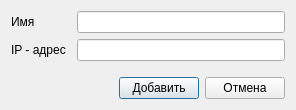
<?xml version="1.0" encoding="UTF-8"?>
<ui version="4.0">
 <class>AddContact</class>
 <widget class="QDialog" name="AddContact">
  <property name="geometry">
   <rect>
    <x>0</x>
    <y>0</y>
    <width>296</width>
    <height>110</height>
   </rect>
  </property>
  <property name="maximumSize">
   <size>
    <width>16777215</width>
    <height>110</height>
   </size>
  </property>
  <property name="windowTitle">
   <string>Добавить контакт</string>
  </property>
  <layout class="QVBoxLayout" name="verticalLayout">
   <item>
    <layout class="QHBoxLayout" name="horizontalLayout">
     <item>
      <widget class="QLabel" name="nameLabel">
       <property name="minimumSize">
        <size>
         <width>60</width>
         <height>20</height>
        </size>
       </property>
       <property name="maximumSize">
        <size>
         <width>60</width>
         <height>20</height>
        </size>
       </property>
       <property name="text">
        <string>Имя</string>
       </property>
      </widget>
     </item>
     <item>
      <widget class="QLineEdit" name="nameEdit"/>
     </item>
    </layout>
   </item>
   <item>
    <layout class="QHBoxLayout" name="horizontalLayout_2">
     <item>
      <widget class="QLabel" name="label_2">
       <property name="minimumSize">
        <size>
         <width>60</width>
         <height>20</height>
        </size>
       </property>
       <property name="maximumSize">
        <size>
         <width>60</width>
         <height>20</height>
        </size>
       </property>
       <property name="text">
        <string>IP - адрес</string>
       </property>
      </widget>
     </item>
     <item>
      <widget class="QLineEdit" name="ipEdit"/>
     </item>
    </layout>
   </item>
   <item>
    <spacer name="verticalSpacer">
     <property name="orientation">
      <enum>Qt::Vertical</enum>
     </property>
     <property name="sizeHint" stdset="0">
      <size>
       <width>20</width>
       <height>40</height>
      </size>
     </property>
    </spacer>
   </item>
   <item>
    <layout class="QHBoxLayout" name="horizontalLayout_5">
     <item>
      <spacer name="horizontalSpacer_3">
       <property name="orientation">
        <enum>Qt::Horizontal</enum>
       </property>
       <property name="sizeHint" stdset="0">
        <size>
         <width>40</width>
         <height>20</height>
        </size>
       </property>
      </spacer>
     </item>
     <item>
      <widget class="QPushButton" name="addButton">
       <property name="text">
        <string>Добавить</string>
       </property>
      </widget>
     </item>
     <item>
      <widget class="QPushButton" name="cancelButton">
       <property name="text">
        <string>Отмена</string>
       </property>
      </widget>
     </item>
    </layout>
   </item>
  </layout>
 </widget>
 <resources/>
 <connections/>
</ui>
